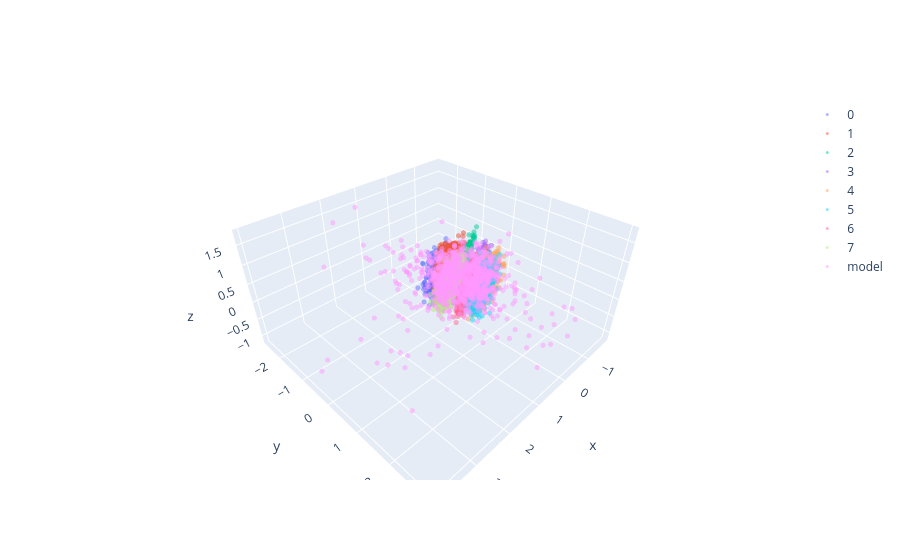
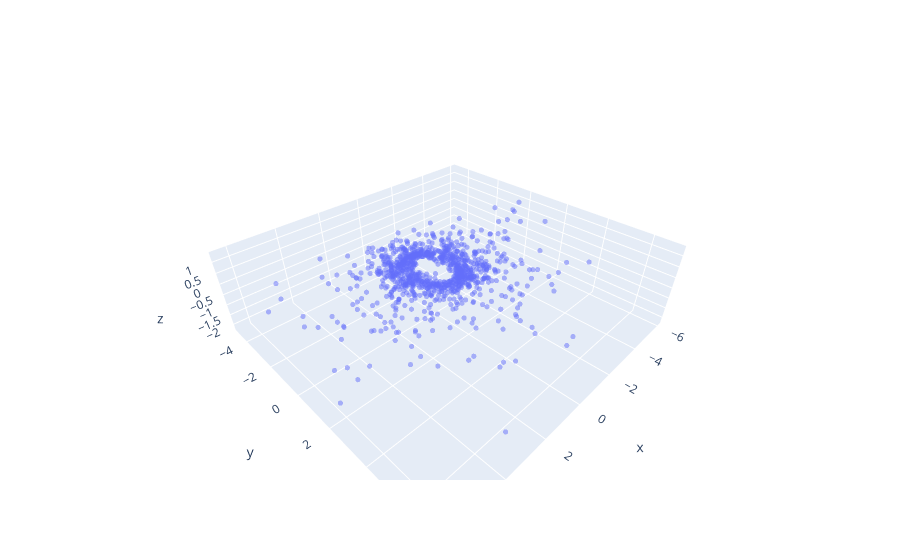
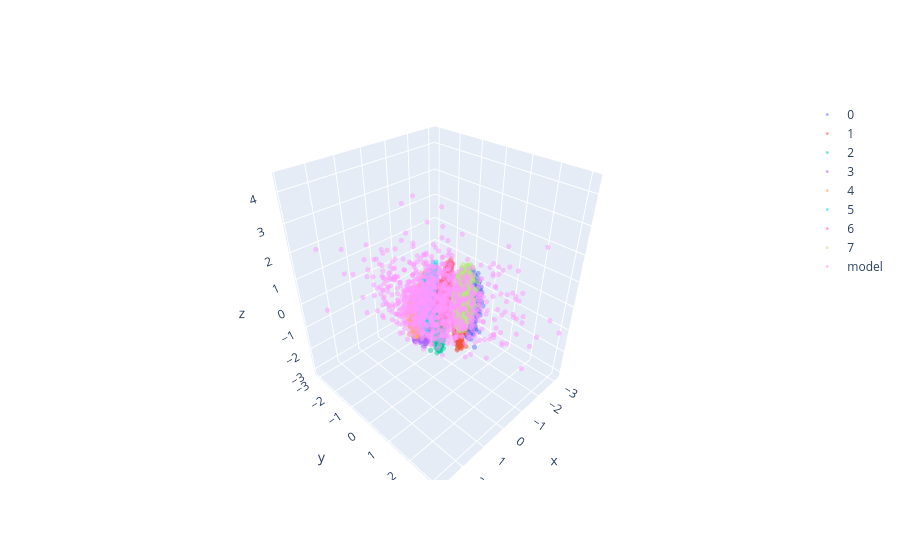
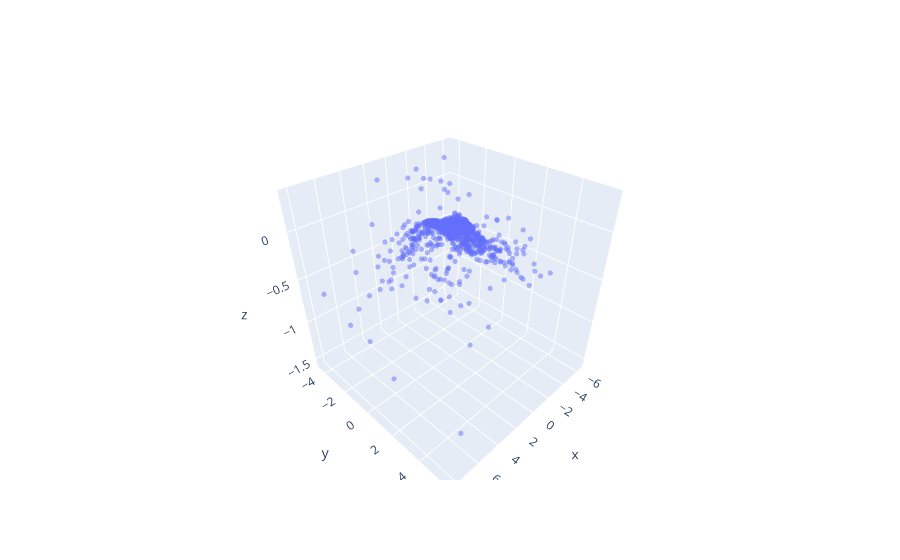

The notebook cell saved with these charts, in order:
### Markdown cell above
## Integrated transport

### Code cell
pbar = tqdm(range(1_000))

for p in pbar:
    data = state.config.data.sample_unconditional(batch_size=batch_size).to(device)

    losses = state.compute_integrated_loss(
        data=data,
        compute_transport_loss=(p % 5 == 0),
    )

    total_loss = losses.sum()
    total_loss.backward()
    state.step_and_zero_grad()

    pbar.set_postfix({"loss": total_loss.item()})
    if p % 100 == 0:
        monitor(state)

### Figure 1 — Plotly figure (JSON) as saved in the notebook; plotly's stock layout.template omitted (floating-point values rounded to 4 significant figures; data arrays with more than 128 entries replaced by an {"elided": "..."} marker saying what was removed)
{"data": [{"marker": {"size": 3}, "mode": "markers", "name": "0", "opacity": 0.5, "type": "scatter3d", "x": {"elided": "1024 float values"}, "y": {"elided": "1024 float values"}, "z": {"elided": "1024 float values"}}, {"marker": {"size": 3}, "mode": "markers", "name": "1", "opacity": 0.5, "type": "scatter3d", "x": {"elided": "1024 float values"}, "y": {"elided": "1024 float values"}, "z": {"elided": "1024 float values"}}, {"marker": {"size": 3}, "mode": "markers", "name": "2", "opacity": 0.5, "type": "scatter3d", "x": {"elided": "1024 float values"}, "y": {"elided": "1024 float values"}, "z": {"elided": "1024 float values"}}, {"marker": {"size": 3}, "mode": "markers", "name": "3", "opacity": 0.5, "type": "scatter3d", "x": {"elided": "1024 float values"}, "y": {"elided": "1024 float values"}, "z": {"elided": "1024 float values"}}, {"marker": {"size": 3}, "mode": "markers", "name": "4", "opacity": 0.5, "type": "scatter3d", "x": {"elided": "1024 float values"}, "y": {"elided": "1024 float values"}, "z": {"elided": "1024 float values"}}, {"marker": {"size": 3}, "mode": "markers", "name": "5", "opacity": 0.5, "type": "scatter3d", "x": {"elided": "1024 float values"}, "y": {"elided": "1024 float values"}, "z": {"elided": "1024 float values"}}, {"marker": {"size": 3}, "mode": "markers", "name": "6", "opacity": 0.5, "type": "scatter3d", "x": {"elided": "1024 float values"}, "y": {"elided": "1024 float values"}, "z": {"elided": "1024 float values"}}, {"marker": {"size": 3}, "mode": "markers", "name": "7", "opacity": 0.5, "type": "scatter3d", "x": {"elided": "1024 float values"}, "y": {"elided": "1024 float values"}, "z": {"elided": "1024 float values"}}, {"marker": {"size": 3}, "mode": "markers", "name": "model", "opacity": 0.5, "type": "scatter3d", "x": {"elided": "1024 float values"}, "y": {"elided": "1024 float values"}, "z": {"elided": "1024 float values"}}], "layout": {}}

### Figure 2 — Plotly figure (JSON) as saved in the notebook; plotly's stock layout.template omitted (floating-point values rounded to 4 significant figures; data arrays with more than 128 entries replaced by an {"elided": "..."} marker saying what was removed)
{"data": [{"marker": {"size": 3}, "mode": "markers", "name": "model", "opacity": 0.5, "type": "scatter3d", "x": {"elided": "1024 float values"}, "y": {"elided": "1024 float values"}, "z": {"elided": "1024 float values"}}], "layout": {}}

### Figure 3 — Plotly figure (JSON) as saved in the notebook; plotly's stock layout.template omitted (floating-point values rounded to 4 significant figures; data arrays with more than 128 entries replaced by an {"elided": "..."} marker saying what was removed)
{"data": [{"marker": {"size": 3}, "mode": "markers", "name": "0", "opacity": 0.5, "type": "scatter3d", "x": {"elided": "1024 float values"}, "y": {"elided": "1024 float values"}, "z": {"elided": "1024 float values"}}, {"marker": {"size": 3}, "mode": "markers", "name": "1", "opacity": 0.5, "type": "scatter3d", "x": {"elided": "1024 float values"}, "y": {"elided": "1024 float values"}, "z": {"elided": "1024 float values"}}, {"marker": {"size": 3}, "mode": "markers", "name": "2", "opacity": 0.5, "type": "scatter3d", "x": {"elided": "1024 float values"}, "y": {"elided": "1024 float values"}, "z": {"elided": "1024 float values"}}, {"marker": {"size": 3}, "mode": "markers", "name": "3", "opacity": 0.5, "type": "scatter3d", "x": {"elided": "1024 float values"}, "y": {"elided": "1024 float values"}, "z": {"elided": "1024 float values"}}, {"marker": {"size": 3}, "mode": "markers", "name": "4", "opacity": 0.5, "type": "scatter3d", "x": {"elided": "1024 float values"}, "y": {"elided": "1024 float values"}, "z": {"elided": "1024 float values"}}, {"marker": {"size": 3}, "mode": "markers", "name": "5", "opacity": 0.5, "type": "scatter3d", "x": {"elided": "1024 float values"}, "y": {"elided": "1024 float values"}, "z": {"elided": "1024 float values"}}, {"marker": {"size": 3}, "mode": "markers", "name": "6", "opacity": 0.5, "type": "scatter3d", "x": {"elided": "1024 float values"}, "y": {"elided": "1024 float values"}, "z": {"elided": "1024 float values"}}, {"marker": {"size": 3}, "mode": "markers", "name": "7", "opacity": 0.5, "type": "scatter3d", "x": {"elided": "1024 float values"}, "y": {"elided": "1024 float values"}, "z": {"elided": "1024 float values"}}, {"marker": {"size": 3}, "mode": "markers", "name": "model", "opacity": 0.5, "type": "scatter3d", "x": {"elided": "1024 float values"}, "y": {"elided": "1024 float values"}, "z": {"elided": "1024 float values"}}], "layout": {}}

### Figure 4 — Plotly figure (JSON) as saved in the notebook; plotly's stock layout.template omitted (floating-point values rounded to 4 significant figures; data arrays with more than 128 entries replaced by an {"elided": "..."} marker saying what was removed)
{"data": [{"marker": {"size": 3}, "mode": "markers", "name": "model", "opacity": 0.5, "type": "scatter3d", "x": {"elided": "1024 float values"}, "y": {"elided": "1024 float values"}, "z": {"elided": "1024 float values"}}], "layout": {}}
